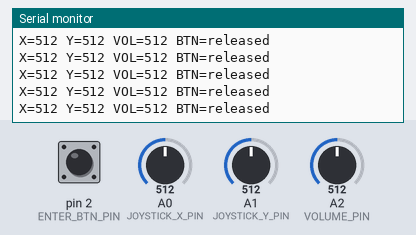
Bench run of a sketch on a simulated Arduino Uno, built with avr-gcc and run on an emulated ATmega328P. On the bench: the last lines printed to the serial monitor. The inputs (shaded band) are chosen by the test bench; at power-on: A1 (JOYSTICK_Y_PIN) = 512, pin 2 (ENTER_BTN_PIN) HIGH, A0 (JOYSTICK_X_PIN) = 512, A2 (VOLUME_PIN) = 512.

Above: at 10.4 s.
10.5 s: A1 (JOYSTICK_Y_PIN) set to 981
At 10.81 s:
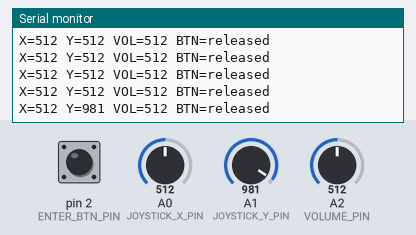
13.5 s: A1 (JOYSTICK_Y_PIN) set to 1010
At 13.62 s:
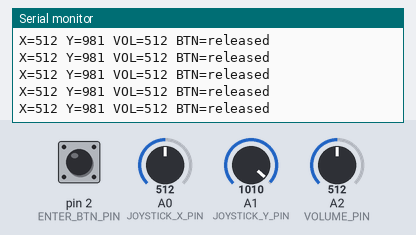
Timing chart, 0 to 16.5 s (numbered marks = the images above; inputs shaded):
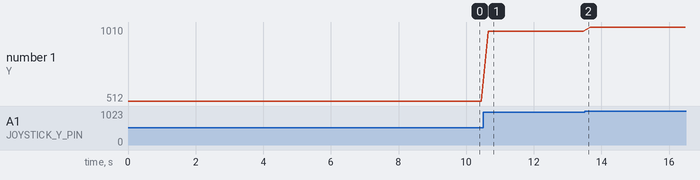

The sketch:

raw_diagnostic.ino
```cpp
// Diagnostic sketch: prints raw sensor values only, no logic/thresholds.
// Use this to see what the hardware is actually reporting.

const int JOYSTICK_X_PIN = A0;
const int JOYSTICK_Y_PIN = A1;
const int VOLUME_PIN     = A2;
const int ENTER_BTN_PIN  = 2;

void setup() {
  Serial.begin(9600);
  pinMode(ENTER_BTN_PIN, INPUT_PULLUP);
}

void loop() {
  int x = analogRead(JOYSTICK_X_PIN);
  int y = analogRead(JOYSTICK_Y_PIN);
  int v = analogRead(VOLUME_PIN);
  int btn = digitalRead(ENTER_BTN_PIN);

  Serial.print("X="); Serial.print(x);
  Serial.print(" Y="); Serial.print(y);
  Serial.print(" VOL="); Serial.print(v);
  Serial.print(" BTN="); Serial.println(btn == LOW ? "PRESSED" : "released");

  delay(200);
}
```

Measured:
- after the input at 10.5 s, the serial monitor: prints a new line after 0.15 s (image 1)
- plotted number 1: 512 → 981 after the input at 10.5 s, 981 → 1010 after the input at 13.5 s
